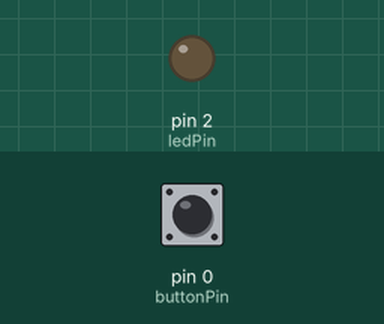
The sketch below on a simulated Arduino Uno, built with avr-gcc and run on an emulated ATmega328P. On the bench: output pins drawn as LEDs (lit = HIGH). Inputs (shaded band) come from the test bench; at power-on: pin 0 (buttonPin) LOW.

Above: at 1.2 s.
1.3 s: pin 0 (buttonPin) pulled HIGH for 0.15 s
At 1.9 s:
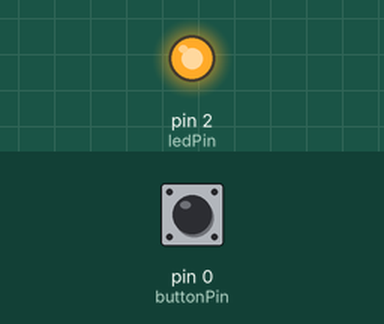
2.9 s: pin 0 (buttonPin) pulled HIGH for 1 s
At 4.3 s:
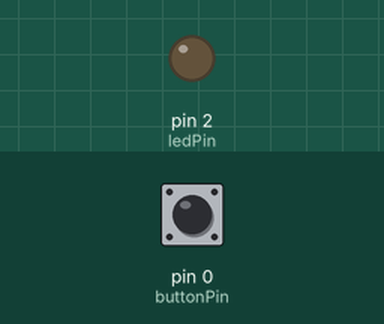
5.4 s: pin 0 (buttonPin) pulled HIGH for 3.2 s
At 9.1 s:
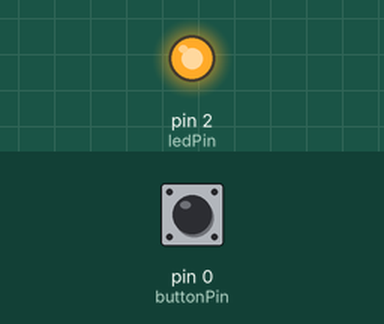
Timing chart, 0 to 10.6 s (numbered marks = the images above; inputs shaded):
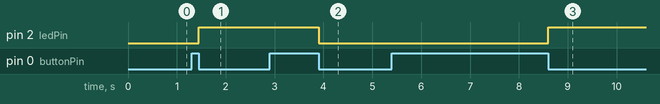

The sketch:

LED_button.ino
```cpp
const int buttonPin = 0;     // onboard  flash button
const int ledPin =  2;      // onboard LED pin

// variables will change:
int buttonState = 0;         // variable for reading the pushbutton status

void setup() {
  // initialize the LED pin as an output:
  pinMode(ledPin, OUTPUT);
  // initialize the pushbutton pin as an input:
  pinMode(buttonPin, INPUT);
}

void loop() {
  if ( digitalRead(buttonPin) ==HIGH) {
      if (buttonState ==1) buttonState =0;
      else buttonState =1;
      while(digitalRead(buttonPin) ==HIGH ) ;
  }

  if (buttonState == 1) {
    digitalWrite(ledPin, HIGH);
  } else {
    digitalWrite(ledPin, LOW);
  }
}
```

Measured:
- after the input at 1.3 s, pin 2 (ledPin): LOW → HIGH after 0.15 s
- after the input at 2.9 s, pin 2 (ledPin): HIGH → LOW after 1.0 s
- after the input at 5.4 s, pin 2 (ledPin): LOW → HIGH after 3.2 s
